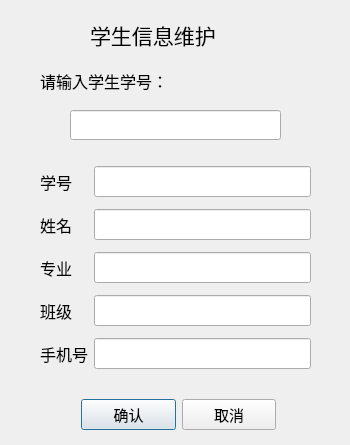
<?xml version="1.0" encoding="UTF-8"?>
<ui version="4.0">
 <class>Dialog_stu_alter</class>
 <widget class="QDialog" name="Dialog_stu_alter">
  <property name="geometry">
   <rect>
    <x>0</x>
    <y>0</y>
    <width>350</width>
    <height>445</height>
   </rect>
  </property>
  <property name="windowTitle">
   <string>Dialog</string>
  </property>
  <widget class="QWidget" name="layoutWidget">
   <property name="geometry">
    <rect>
     <x>40</x>
     <y>160</y>
     <width>271</width>
     <height>217</height>
    </rect>
   </property>
   <property name="font">
    <font>
     <pointsize>12</pointsize>
    </font>
   </property>
   <layout class="QGridLayout" name="gridLayout">
    <item row="1" column="1">
     <widget class="QLineEdit" name="lineEdit_2">
      <property name="font">
       <font>
        <family>华文楷体</family>
        <pointsize>12</pointsize>
       </font>
      </property>
     </widget>
    </item>
    <item row="3" column="1">
     <widget class="QLineEdit" name="lineEdit_4">
      <property name="font">
       <font>
        <family>华文楷体</family>
        <pointsize>12</pointsize>
       </font>
      </property>
     </widget>
    </item>
    <item row="2" column="1">
     <widget class="QLineEdit" name="lineEdit_3">
      <property name="font">
       <font>
        <family>华文楷体</family>
        <pointsize>12</pointsize>
       </font>
      </property>
     </widget>
    </item>
    <item row="2" column="0">
     <widget class="QLabel" name="label_3">
      <property name="font">
       <font>
        <family>华文楷体</family>
        <pointsize>12</pointsize>
       </font>
      </property>
      <property name="text">
       <string>专业</string>
      </property>
     </widget>
    </item>
    <item row="0" column="0">
     <widget class="QLabel" name="label">
      <property name="font">
       <font>
        <family>华文楷体</family>
        <pointsize>12</pointsize>
       </font>
      </property>
      <property name="text">
       <string>学号</string>
      </property>
     </widget>
    </item>
    <item row="4" column="0">
     <widget class="QLabel" name="label_5">
      <property name="font">
       <font>
        <family>华文楷体</family>
        <pointsize>12</pointsize>
       </font>
      </property>
      <property name="text">
       <string>手机号</string>
      </property>
     </widget>
    </item>
    <item row="0" column="1">
     <widget class="QLineEdit" name="lineEdit">
      <property name="font">
       <font>
        <family>华文楷体</family>
        <pointsize>12</pointsize>
       </font>
      </property>
     </widget>
    </item>
    <item row="1" column="0">
     <widget class="QLabel" name="label_2">
      <property name="font">
       <font>
        <family>华文楷体</family>
        <pointsize>12</pointsize>
       </font>
      </property>
      <property name="text">
       <string>姓名</string>
      </property>
     </widget>
    </item>
    <item row="3" column="0">
     <widget class="QLabel" name="label_4">
      <property name="font">
       <font>
        <family>华文楷体</family>
        <pointsize>12</pointsize>
       </font>
      </property>
      <property name="text">
       <string>班级</string>
      </property>
     </widget>
    </item>
    <item row="4" column="1">
     <widget class="QLineEdit" name="lineEdit_5">
      <property name="font">
       <font>
        <family>华文楷体</family>
        <pointsize>12</pointsize>
       </font>
      </property>
     </widget>
    </item>
   </layout>
  </widget>
  <widget class="QWidget" name="layoutWidget">
   <property name="geometry">
    <rect>
     <x>81</x>
     <y>399</y>
     <width>195</width>
     <height>31</height>
    </rect>
   </property>
   <layout class="QHBoxLayout" name="horizontalLayout">
    <item>
     <widget class="QPushButton" name="pushButton_2">
      <property name="font">
       <font>
        <family>华文楷体</family>
        <pointsize>11</pointsize>
       </font>
      </property>
      <property name="text">
       <string>确认</string>
      </property>
     </widget>
    </item>
    <item>
     <widget class="QPushButton" name="pushButton">
      <property name="font">
       <font>
        <family>华文楷体</family>
        <pointsize>11</pointsize>
       </font>
      </property>
      <property name="text">
       <string>取消</string>
      </property>
     </widget>
    </item>
   </layout>
  </widget>
  <widget class="QLabel" name="label_7">
   <property name="geometry">
    <rect>
     <x>90</x>
     <y>20</y>
     <width>181</width>
     <height>30</height>
    </rect>
   </property>
   <property name="font">
    <font>
     <family>华文楷体</family>
     <pointsize>16</pointsize>
    </font>
   </property>
   <property name="text">
    <string>学生信息维护</string>
   </property>
  </widget>
  <widget class="QLabel" name="label_6">
   <property name="geometry">
    <rect>
     <x>40</x>
     <y>70</y>
     <width>160</width>
     <height>22</height>
    </rect>
   </property>
   <property name="font">
    <font>
     <family>华文楷体</family>
     <pointsize>12</pointsize>
    </font>
   </property>
   <property name="text">
    <string>请输入学生学号：</string>
   </property>
  </widget>
  <widget class="QLineEdit" name="lineEdit_6">
   <property name="geometry">
    <rect>
     <x>70</x>
     <y>110</y>
     <width>211</width>
     <height>30</height>
    </rect>
   </property>
   <property name="font">
    <font>
     <family>华文楷体</family>
     <pointsize>12</pointsize>
    </font>
   </property>
  </widget>
 </widget>
 <resources/>
 <connections/>
</ui>
